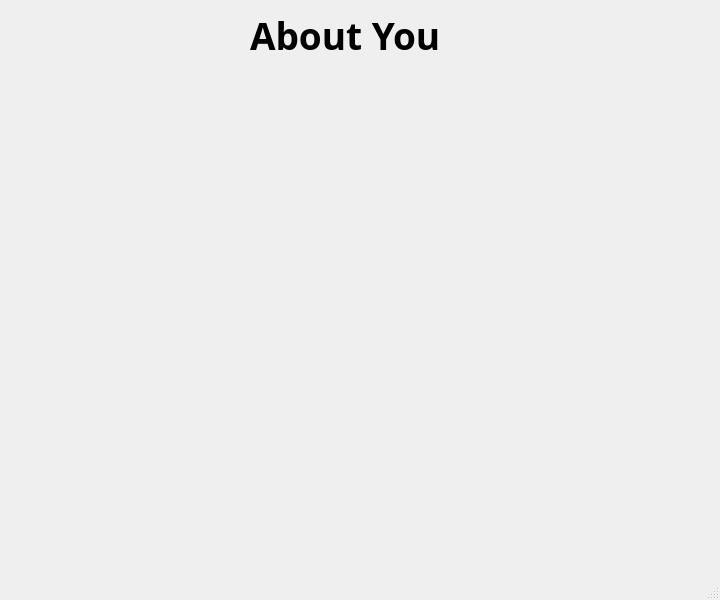
<?xml version="1.0" encoding="UTF-8"?>
<ui version="4.0">
 <class>InfoWindow</class>
 <widget class="QMainWindow" name="InfoWindow">
  <property name="geometry">
   <rect>
    <x>0</x>
    <y>0</y>
    <width>720</width>
    <height>600</height>
   </rect>
  </property>
  <property name="font">
   <font>
    <family>HP Simplified Jpan</family>
    <pointsize>28</pointsize>
   </font>
  </property>
  <property name="windowTitle">
   <string>MainWindow</string>
  </property>
  <widget class="QWidget" name="centralwidget">
   <widget class="QLabel" name="label">
    <property name="geometry">
     <rect>
      <x>250</x>
      <y>0</y>
      <width>221</width>
      <height>71</height>
     </rect>
    </property>
    <property name="font">
     <font>
      <family>HP Simplified Jpan</family>
      <pointsize>28</pointsize>
      <bold>true</bold>
     </font>
    </property>
    <property name="text">
     <string>About You</string>
    </property>
   </widget>
  </widget>
  <widget class="QMenuBar" name="menubar">
   <property name="geometry">
    <rect>
     <x>0</x>
     <y>0</y>
     <width>720</width>
     <height>52</height>
    </rect>
   </property>
  </widget>
  <widget class="QStatusBar" name="statusbar"/>
 </widget>
 <resources/>
 <connections/>
</ui>
